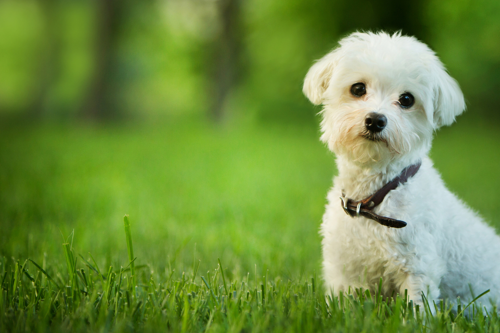
%> input picture Labs/matlab tutorial/dog.png, 500 x 333 px
$ octave tutorial_part2.m   (GNU Octave 9; MATLAB toolbox functions it lacks are replaced by stand-ins)
%> lines starting %> are read from the running program, lines starting %| are printed output that depends on the picture; in (x1, y1, x2, y2) boxes, pixels count from 0 and x2, y2 are one past the last pixel; in counts of white or black regions, pixels touching at a corner belong together; the program's own positions count from 1
%%%%% This is a Matlab tutorial by Hongkai Yu, 01/14/2021
%%%%% Department of EE&CS, Cleveland State University
%%%%% h.yu19@csuohio.edu
%%%%% ---------------------------------------------------------------------
%%%%% part 2: image related processing
%%
clear all;      % clear all the current variables
close all;      % close all the opened figures
clc;            % clear the command windows
%% read and show a RGB image
I = imread('dog.png');
%> I is the input picture: size 333x500x3 uint8; mean R, G, B 110.2, 141.3, 64.5
figure, subplot(2,2,1), imshow(I), title('RGB color image');
subplot(2,2,2), imshow(I(:,:,1)), title('R channel');
%> after `imshow(I(:,:,1))`:
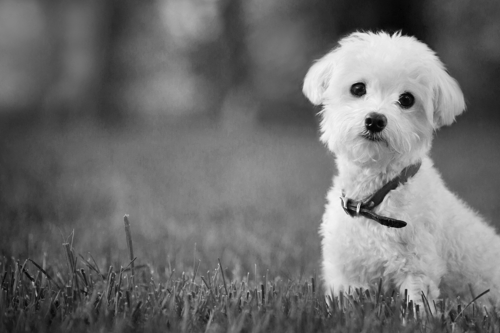
%> displayed picture: size 333x500, on the screen's scale of 0 to 255; min 3, max 245, mean 110.2
subplot(2,2,3), imshow(I(:,:,2)), title('G channel');
%> after `imshow(I(:,:,2))`:
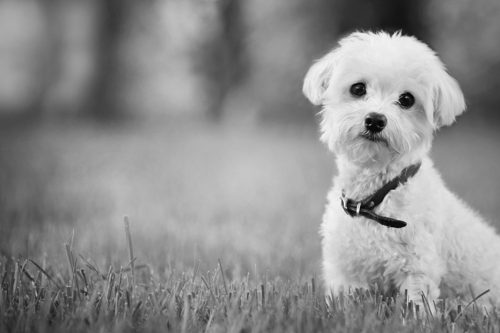
%> displayed picture: size 333x500, on the screen's scale of 0 to 255; min 6, max 243, mean 141.3
subplot(2,2,4), imshow(I(:,:,3)), title('B channel');
%> after `imshow(I(:,:,3))`:
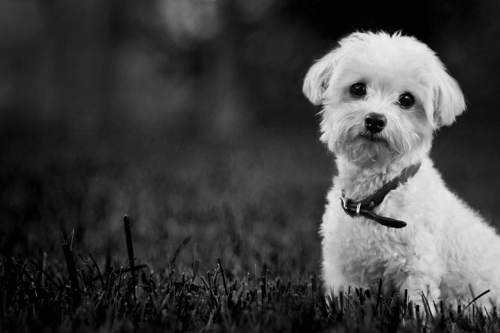
%> displayed picture: size 333x500, on the screen's scale of 0 to 255; min 0, max 239, mean 64.5
%% change some ROI to red color of [255,0,0]
I(207:207+50, 387:387+50, 1)=255;
I(207:207+50, 387:387+50, 2)=0;
I(207:207+50, 387:387+50, 3)=0;
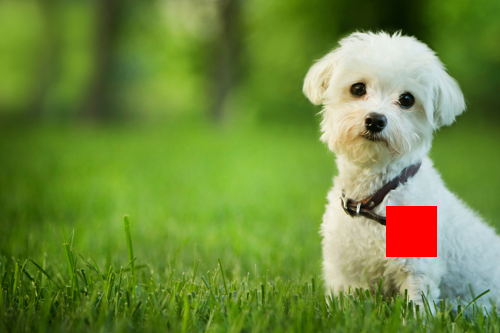
%> I: size 333x500x3 uint8; mean R, G, B 111.5, 138.4, 61.7
figure, imshow(I,[]);
%% shrink an image and make it half size and store the shrinked image
[row,col,dim]=size(I)           % original image size
%> row = 333; col = 500; dim = 3
I2= imresize(I, [row/2,col/2]);
[row2,col2,dim2]=size(I2)       % shrinked image size
%> row2 = 167; col2 = 250; dim2 = 3
imwrite(I2, 'dog_small.png');   % save a shrinked image
%% transfer the color image to gray image
I3 = rgb2gray(I);
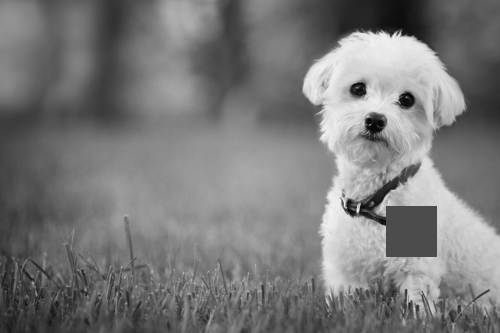
%> I3: size 333x500 uint8; min 6, max 241, mean 121.6
[row3,col3,dim3]=size(I3)         % gray image size
%> row3 = 333; col3 = 500; dim3 = 1
figure, imshow(I3,[]);            % [] is for reasonable visualization, maybe automatic scale change
imwrite(I3, 'dog_gray.png');      % save the gray image
I4 = I3(207:207+50, 387:387+50);
%> I4: size 51x51 uint8; every value is 76
figure, imshow(I4,[]);            % show the Region of Interest(ROI)
I3(207:207+50, 387:387+50) = 0;   % change the ROI to black
figure, imshow(I3,[]);
I3(207:207+50, 387:387+50) = 255; % change the ROI to white
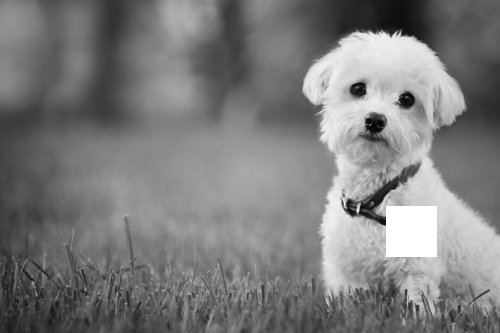
%> I3: size 333x500 uint8; min 6, max 255, mean 124.4
figure, imshow(I3,[]);
%% see the class: uint8 or double
whos I
whos I3
% I5= double(I);
% whos I5;
%% do binary segmentation for the gray image
I_b = im2bw(I3, 0.7);   % use a threshold in [0,1] for binary segmentation
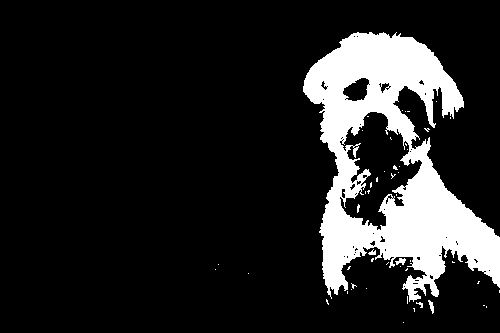
%> I_b: size 333x500 logical; 14.6% white; 49 white regions (44 under 20 px), largest, box (x1, y1, x2, y2) and area: (303, 32, 500, 302) 24038, (395, 258, 406, 265) 46, (428, 300, 434, 314) 43, (368, 249, 376, 255) 29, (416, 302, 423, 308) 21
figure, imshow(I_b,[]);
% I_b = im2bw(I3, graythresh(I3));   % use an adaptive OTSU threshold in [0,1] for binary segmentation
% figure, imshow(I_b,[]);
whos I_b                           % binary image's class is logical
imwrite(I_b, 'dog_binary.png');    % save the segmented image
%% concatenate 3 single-channel images to one color image [255, 0, 200]
I_R= uint8(255*ones(300,400));
I_G= uint8(zeros(300,400));
I_B= uint8(200*ones(300,400));
I_rgb = cat(3, I_R, I_G, I_B);
figure, imshow(I_rgb, []);
